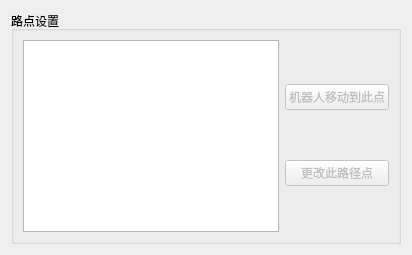
                    <widget class="QWidget" name="absolutePointPage">
                     <layout class="QVBoxLayout" name="verticalLayout_9">
                      <item>
                       <widget class="QGroupBox" name="groupBox_3">
                        <property name="title">
                         <string>路点设置</string>
                        </property>
                        <layout class="QHBoxLayout" name="horizontalLayout_22">
                         <item>
                          <widget class="QTableWidget" name="pointPositionTable"/>
                         </item>
                         <item>
                          <layout class="QVBoxLayout" name="verticalLayout_10">
                           <item>
                            <widget class="QPushButton" name="move2PointButton">
                             <property name="enabled">
                              <bool>false</bool>
                             </property>
                             <property name="text">
                              <string>机器人移动到此点</string>
                             </property>
                            </widget>
                           </item>
                           <item>
                            <widget class="QPushButton" name="modifyPointButton">
                             <property name="enabled">
                              <bool>false</bool>
                             </property>
                             <property name="text">
                              <string>更改此路径点</string>
                             </property>
                            </widget>
                           </item>
                          </layout>
                         </item>
                        </layout>
                       </widget>
                      </item>
                     </layout>
                    </widget>
